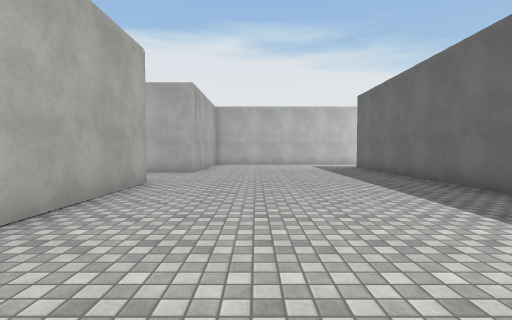
View 1 (above)

24 first-person views from a walk through a 3-D level made in the Unity game engine. The camera is 1.3 m above the floor, tilts 2° down and sees 85° across. The floor is counted in squares, 1.8 m on a side. Each view is taken from the middle of a square. On the plan, view 1 faces up. The plan holds only what a view shows up to about 10 squares ahead; the rest is blank. The place goes on beyond the plan. The player character is not drawn. Door leaves are left out, so doorways stand open. Surface patterns are stand-ins for the level's own textures.

View 2
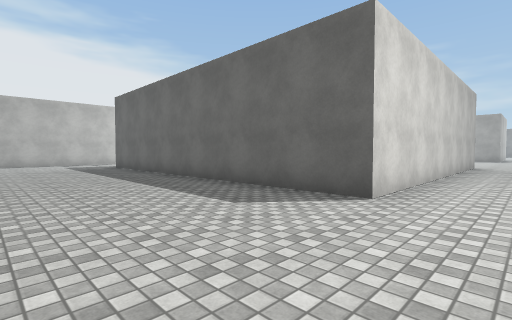

View 3
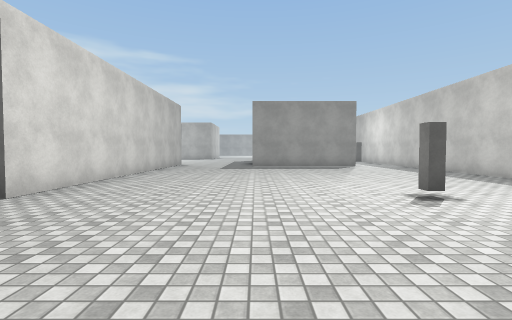

View 4
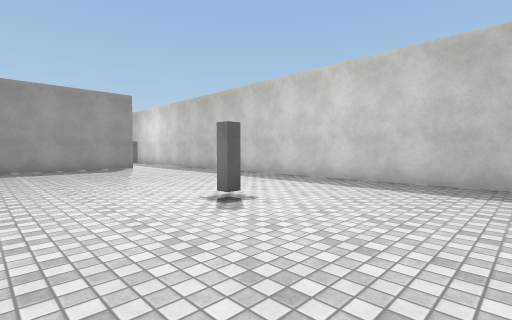

View 5
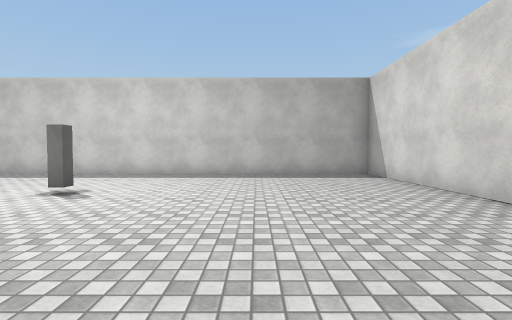

View 6
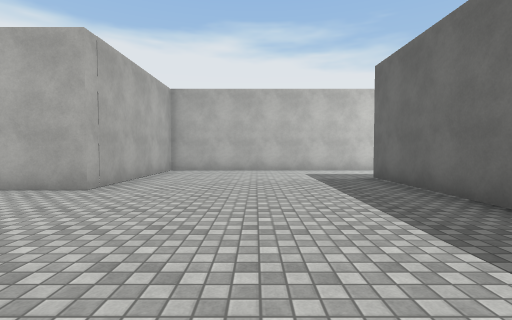

View 7
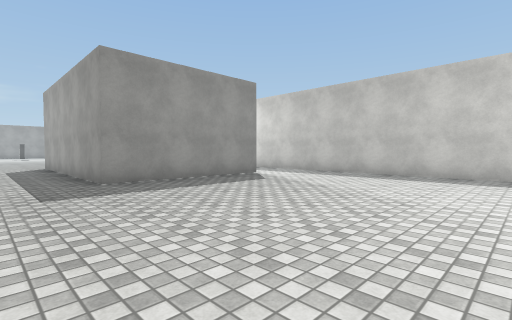

View 8
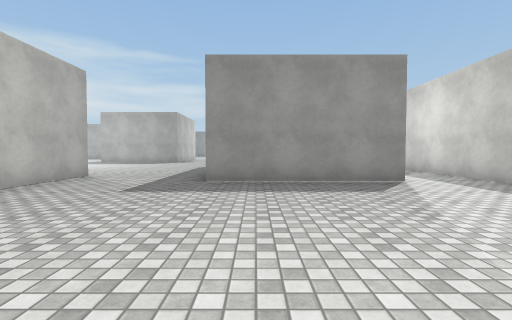

View 9
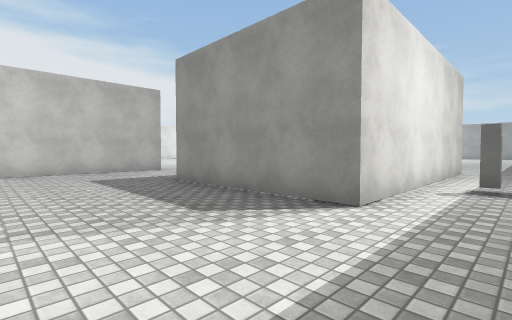

View 10
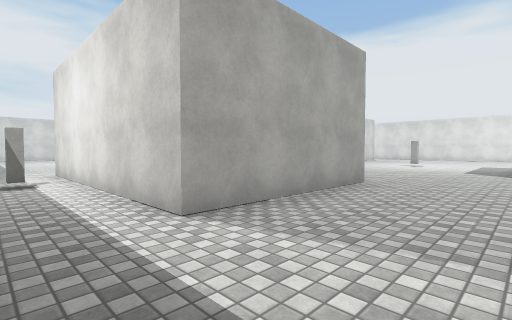

View 11
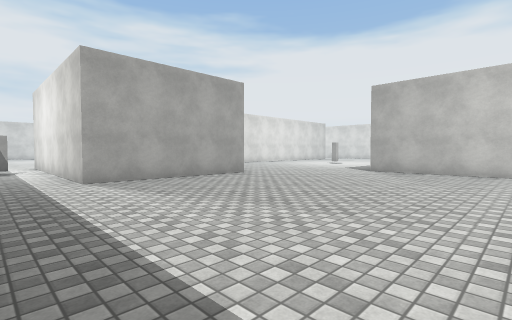

View 12
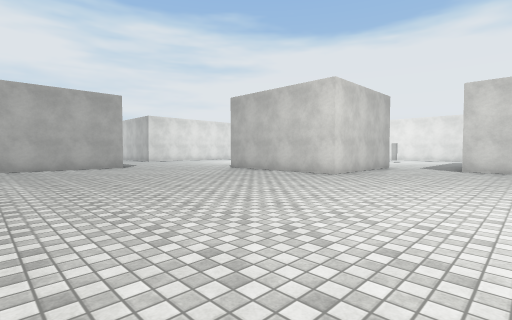

View 13
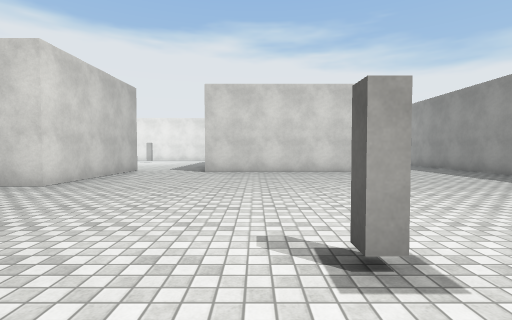

View 14
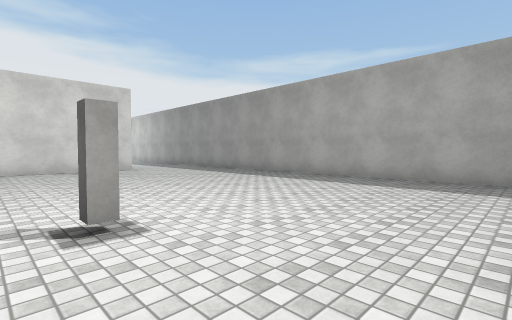

View 15
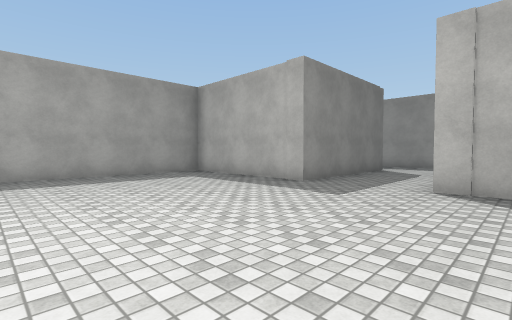

View 16
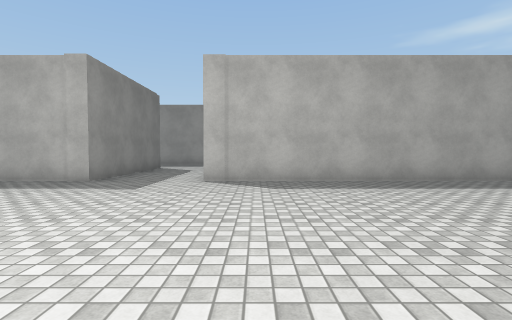

View 17
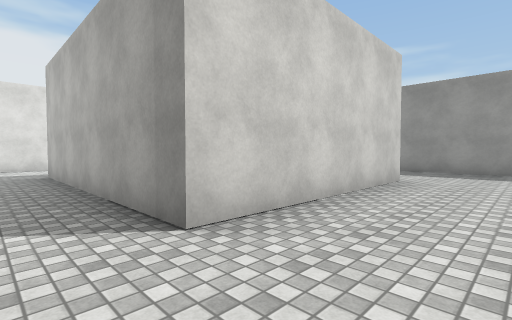

View 18
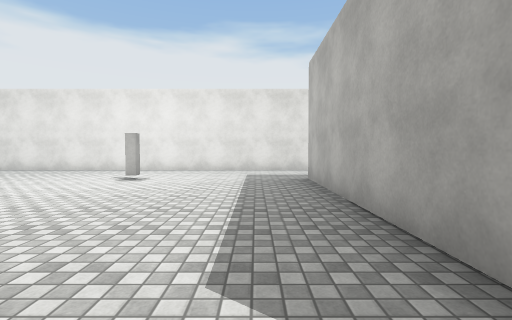

View 19
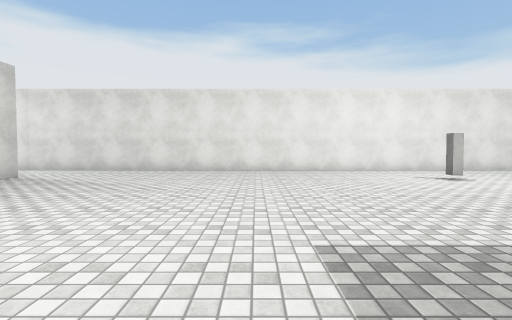

View 20
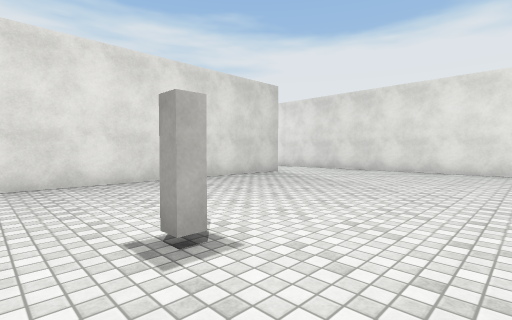

View 21
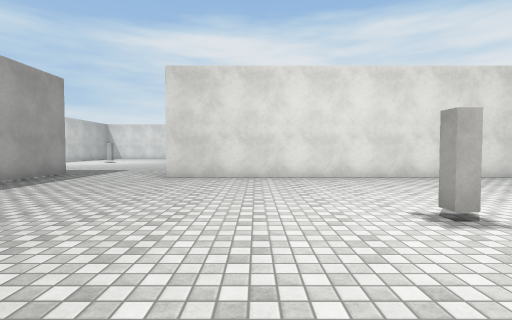

View 22
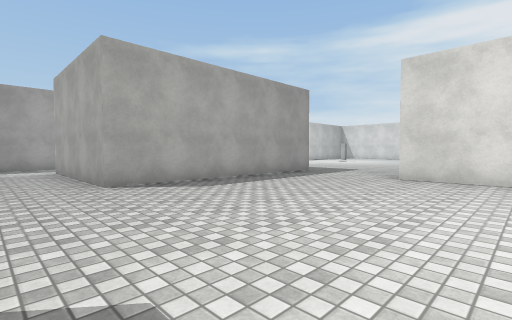

View 23
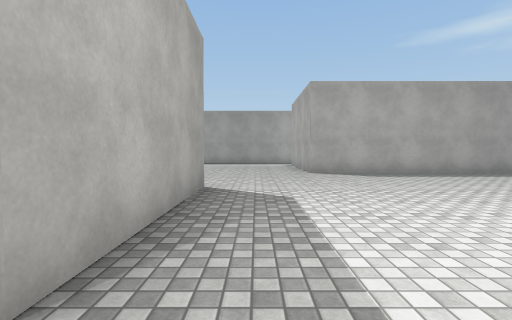

View 24
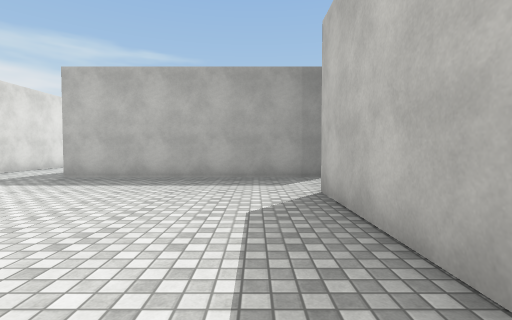

### Floor plan
Points are (right, up) in squares from view 1. A wall is a line through its corners. A room is listed if a view was taken in it or the views show most of it. See-through windows are left out.
Room 1 (views 1, 2, 3, 4, 5, 6, 7, 8, 9)
walls: (-2.4, -4.6) (-2.4, -9.4) (16, -9.4); (13.8, 0.7) (4.1, 0.7) (4.1, 11.4); (-2.4, 6.2) (-2.4, 2.5); (5.2, 14) (-2, 14) (-2, 9) (-3.6, 9); (19.3, -7.4) (12.4, -7.4) (12.4, -2.8) (14.6, -2.8); (15.5, 14) (11.5, 14)
ways out: opening at (15, -1) to room 2; opening at (15.5, 12.5) to room 2; opening at (20, -8.5) to room 2
Room 2 (views 10, 11, 12, 13, 14, 15, 16, 17, 18, 19, 20, 21, 22, 23, 24)
walls: (26.8, 0.5) (22, 0.5) (22, 4.9) (26.8, 4.9) (26.8, 0.5); (35, 4.2) (29.3, 4.2) (29.3, 11.1); (38.3, 2.4) (38.3, 5.4); (24, -9.4) (31.2, -9.4); (32, 14) (15.5, 14); (19.2, -9.4) (20.5, -9.4); (14.6, -2.8) (19.3, -2.8) (19.3, -7.4); (33.8, -14.2) (33.8, -9.4) (38.3, -9.4) (38.3, 0.9); (13.8, 11.4) (13.8, 0.7)
ways out: opening at (15, -1) to room 1; opening at (15.5, 12.5) to room 1; opening at (20, -8.5) to room 1

Positions as (right, up) in squares from view 1, and headings:
1: (0, 0), facing up
2: (0, -1), facing up-right
3: (0, -3), facing right
4: (1, -3), facing down-right
5: (1, -1), facing down
6: (1, 4), facing up
7: (6, -1), facing down-right
8: (6, -4), facing right
9: (9, -9), facing up-right
10: (22, -9), facing up-left
11: (26, -9), facing up-left
12: (31, -7), facing up-left
13: (31, -5), facing up
14: (31, -6), facing up-right
15: (30, -4), facing down-right
16: (30, -3), facing down
17: (28, 2), facing up-right
18: (28, 4), facing up
19: (20, 4), facing up
20: (20, 4), facing up-left
21: (21, 3), facing left
22: (21, 3), facing down-left
23: (21, 6), facing down
24: (22, 6), facing right
